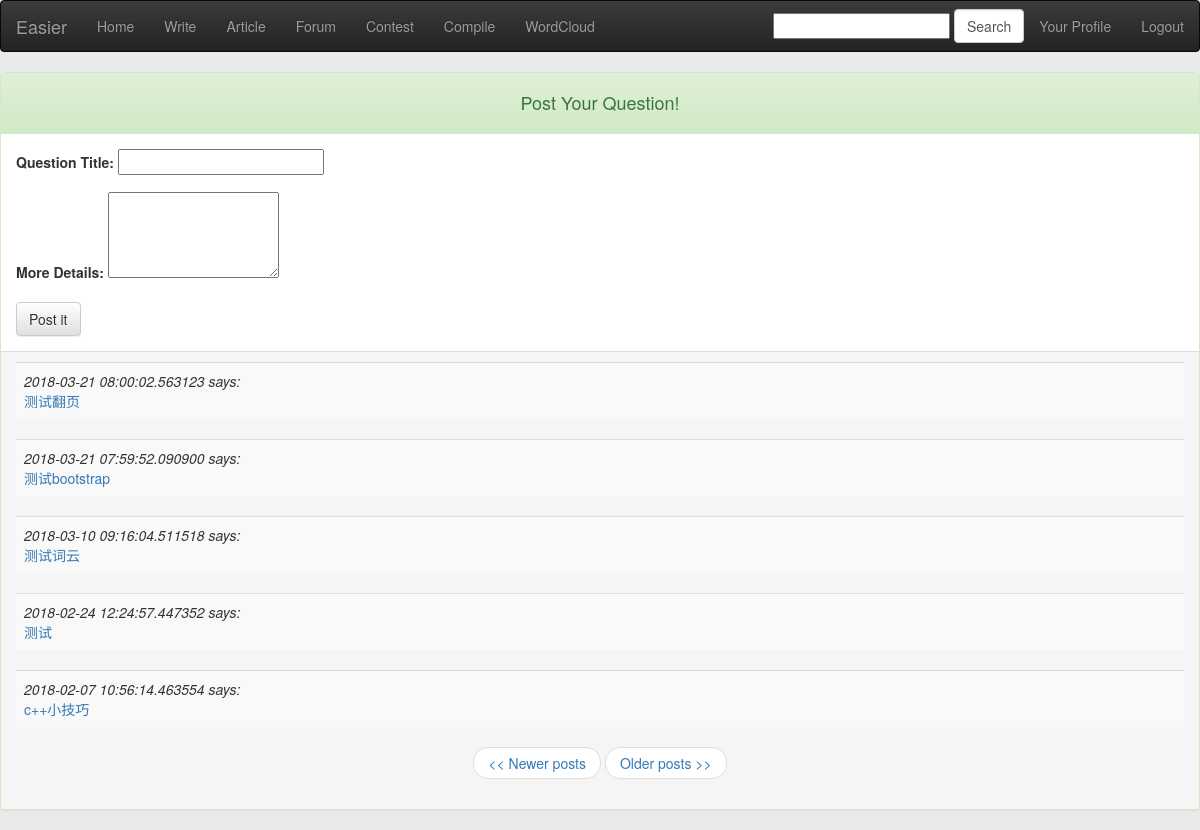
The page /forum (signed in) on the database its author committed.
### app/models.py (models this page shows, shortened)
class Question(db.Model):
    __searchable__ = ['title']
    __analyzer__ = ChineseAnalyzer()
    id = db.Column(db.Integer, primary_key=True)
    timestamp = db.Column(db.DateTime)
    title = db.Column(db.String(100))
    cards = db.relationship('Card', backref='discussion')

### app/views.py (the view, shortened to what this page needs)
@app.route('/forum', methods=['POST', 'GET'])
@app.route('/forum/<int:page>', methods=['POST', 'GET'])
@login_required
def forum(page=1):
    form = QuizForm()
    questions = Question.query.order_by(Question.timestamp.desc()).paginate(page, POSTS_PER_PAGE, False)
    return render_template('forum.html',
                           questions=questions,
                           form=form)

### app/forms.py
class SearchForm(Form):
    search = StringField('search', validators=[DataRequired()])

class QuizForm(Form):
    title = StringField('title', validators=[DataRequired()])
    body = TextAreaField('body', validators=[DataRequired()])

### app/views.py (called while the page is built)
@app.before_request
def before_request():
    g.user = current_user
    g.search_form = SearchForm()
    if g.user.is_authenticated:
        g.user.last_seen = datetime.utcnow()
        db.session.add(g.user)
        db.session.commit()

@lm.user_loader
def load_user(id):
    return User.query.get(int(id))

### app/templates/forum.html (shortened to what this page needs)
{% extends "base.html" %}
{% block content %}
<div class="panel panel-success">
    <div class="panel-heading">
        <h4 align="center">Post Your Question!</h4>
    </div>
    <div class="panel-body">
        <form action="" method="post" name="quiz">
            <div class="form-group">
                <label for="title">Question Title:</label>
                {{form.title(size = 24)}}
            </div>
            <div class="form-group">
                <label for="body">More Details:</label>
                {{form.body(rows = 4)}}
            </div>
            <button type="submit" class="btn btn-default">Post it</button>
        </form>
    </div>
    <div class="panel-footer">
        {% for q in questions.items %}
            <table class="table table-striped table-hover">
            <tr valign="top">
                <td><i>{{q.timestamp}} says:</i><br> <a href="{{ url_for('discuss', pk = q.id) }}">{{q.title}}</a> </td>
            </tr>
            </table>
        {% endfor %}
        <nav>
            <ul class="pager">
                {% if questions.has_prev %}<li><a href="{{ url_for('forum', page = questions.prev_num) }}"><< Newer posts</a></li>{% else %}<li><a href="#"><< Newer posts</a></li>{% endif %}
                {% if questions.has_next %}<li><a href="{{ url_for('forum', page = questions.next_num) }}">Older posts >></a></li>{% else %}<li><a href="#">Older posts >></a></li>{% endif %}
            </ul>
        </nav>
    </div>
</div>
{% endblock %}

### rows shown on the page
Question: timestamp "2018-03-21 08:00:02.563123", title "测试翻页"
Question: timestamp "2018-03-21 07:59:52.090900", title "测试bootstrap"
Question: timestamp "2018-03-10 09:16:04.511518", title "测试词云"
Question: timestamp "2018-02-24 12:24:57.447352", title "测试"
Question: timestamp "2018-02-07 10:56:14.463554", title "c++小技巧"
